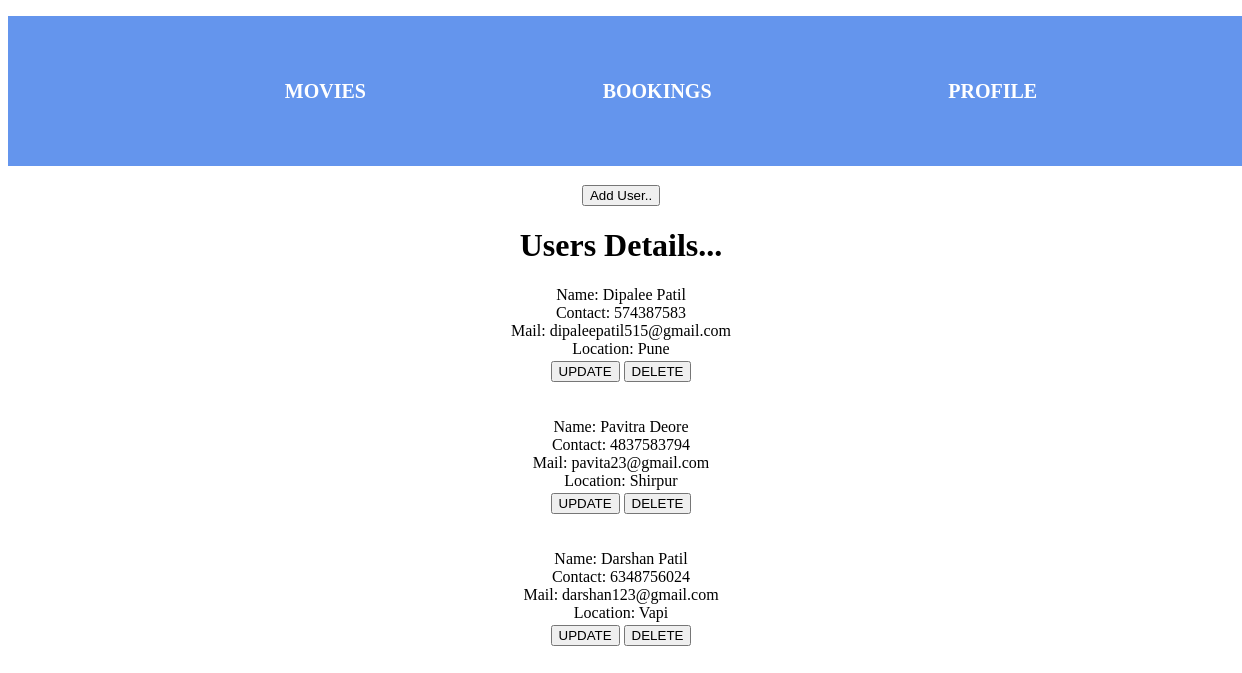
/read_users, run on the app's committed database.
### movies/models.py (models this page shows, shortened)
class UsersModel(models.Model):
    name = models.CharField(max_length=30)
    contact = models.IntegerField()
    email = models.EmailField()
    addr = models.CharField(max_length=15)

### movies/views.py (the view)
# urls.py: path('read_users', views.read_users, name='read_u'),
def read_users(request):
    records = UsersModel.objects.all()
    return render(request,'read_users.html',{'context':records})

### movies/templates/read_users.html
{% extends "main.html" %}
{% block content %}
    <a href="{% url 'create_u' %}"><button>Add User..</button></a>
    <h1>Users Details...</h1>
    {% for i in context %}
        Name: {{i.name}} <br>
        Contact: {{i.contact}} <br>
        Mail: {{i.email}} <br>
        Location: {{ i.addr }} <br>
        <a href="{% url 'update_u' i.id %}"><button>UPDATE</button></a>
        <a href="{% url 'delete_u' i.id %}"><button>DELETE</button></a> <br><br><br>
    {% endfor %}
{% endblock %}

### static/style.css (style rules this page uses)
a { text-decoration: none; color: white; font-size: 20px; font-weight: 600; }

### data on the page
UsersModel: name "Dipalee Patil", contact "574387583", email "dipaleepatil515@gmail.com", addr "Pune"
UsersModel: name "Pavitra Deore", contact "4837583794", email "pavita23@gmail.com", addr "Shirpur"
UsersModel: name "Darshan Patil", contact "6348756024", email "darshan123@gmail.com", addr "Vapi"
